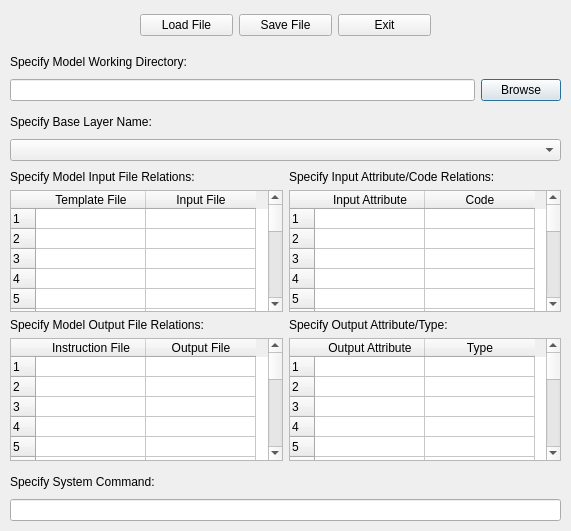
<?xml version="1.0" encoding="UTF-8"?>
<ui version="4.0">
 <class>ControlFileDlg</class>
 <widget class="QDialog" name="ControlFileDlg">
  <property name="geometry">
   <rect>
    <x>0</x>
    <y>0</y>
    <width>571</width>
    <height>531</height>
   </rect>
  </property>
  <property name="sizePolicy">
   <sizepolicy hsizetype="Fixed" vsizetype="Fixed">
    <horstretch>0</horstretch>
    <verstretch>0</verstretch>
   </sizepolicy>
  </property>
  <property name="minimumSize">
   <size>
    <width>571</width>
    <height>531</height>
   </size>
  </property>
  <property name="maximumSize">
   <size>
    <width>571</width>
    <height>531</height>
   </size>
  </property>
  <property name="windowTitle">
   <string>Control File Creator</string>
  </property>
  <widget class="QWidget" name="verticalLayoutWidget_2">
   <property name="geometry">
    <rect>
     <x>10</x>
     <y>170</y>
     <width>551</width>
     <height>291</height>
    </rect>
   </property>
   <layout class="QVBoxLayout" name="verticalLayout_2">
    <property name="sizeConstraint">
     <enum>QLayout::SetNoConstraint</enum>
    </property>
    <item>
     <layout class="QGridLayout" name="gridLayout">
      <item row="1" column="0">
       <widget class="QTableWidget" name="tblTemplateInput">
        <property name="minimumSize">
         <size>
          <width>0</width>
          <height>0</height>
         </size>
        </property>
        <property name="editTriggers">
         <set>QAbstractItemView::AnyKeyPressed|QAbstractItemView::DoubleClicked|QAbstractItemView::EditKeyPressed</set>
        </property>
        <property name="selectionMode">
         <enum>QAbstractItemView::SingleSelection</enum>
        </property>
        <property name="selectionBehavior">
         <enum>QAbstractItemView::SelectItems</enum>
        </property>
        <property name="wordWrap">
         <bool>false</bool>
        </property>
        <property name="rowCount">
         <number>100</number>
        </property>
        <property name="columnCount">
         <number>2</number>
        </property>
        <attribute name="horizontalHeaderVisible">
         <bool>true</bool>
        </attribute>
        <attribute name="horizontalHeaderCascadingSectionResizes">
         <bool>false</bool>
        </attribute>
        <attribute name="horizontalHeaderDefaultSectionSize">
         <number>110</number>
        </attribute>
        <attribute name="horizontalHeaderHighlightSections">
         <bool>true</bool>
        </attribute>
        <attribute name="horizontalHeaderStretchLastSection">
         <bool>false</bool>
        </attribute>
        <attribute name="verticalHeaderDefaultSectionSize">
         <number>20</number>
        </attribute>
        <attribute name="verticalHeaderMinimumSectionSize">
         <number>20</number>
        </attribute>
        <attribute name="verticalHeaderShowSortIndicator" stdset="0">
         <bool>false</bool>
        </attribute>
        <attribute name="verticalHeaderStretchLastSection">
         <bool>false</bool>
        </attribute>
        <row/>
        <row/>
        <row/>
        <row/>
        <row/>
        <row/>
        <row/>
        <row/>
        <row/>
        <row/>
        <row/>
        <row/>
        <row/>
        <row/>
        <row/>
        <row/>
        <row/>
        <row/>
        <row/>
        <row/>
        <row/>
        <row/>
        <row/>
        <row/>
        <row/>
        <row/>
        <row/>
        <row/>
        <row/>
        <row/>
        <row/>
        <row/>
        <row/>
        <row/>
        <row/>
        <row/>
        <row/>
        <row/>
        <row/>
        <row/>
        <row/>
        <row/>
        <row/>
        <row/>
        <row/>
        <row/>
        <row/>
        <row/>
        <row/>
        <row/>
        <row/>
        <row/>
        <row/>
        <row/>
        <row/>
        <row/>
        <row/>
        <row/>
        <row/>
        <row/>
        <row/>
        <row/>
        <row/>
        <row/>
        <row/>
        <row/>
        <row/>
        <row/>
        <row/>
        <row/>
        <row/>
        <row/>
        <row/>
        <row/>
        <row/>
        <row/>
        <row/>
        <row/>
        <row/>
        <row/>
        <row/>
        <row/>
        <row/>
        <row/>
        <row/>
        <row/>
        <row/>
        <row/>
        <row/>
        <row/>
        <row/>
        <row/>
        <row/>
        <row/>
        <row/>
        <row/>
        <row/>
        <row/>
        <row/>
        <row/>
        <column>
         <property name="text">
          <string>Template File</string>
         </property>
        </column>
        <column>
         <property name="text">
          <string>Input File</string>
         </property>
        </column>
       </widget>
      </item>
      <item row="3" column="0">
       <widget class="QTableWidget" name="tblInstructionOutput">
        <property name="minimumSize">
         <size>
          <width>0</width>
          <height>0</height>
         </size>
        </property>
        <property name="editTriggers">
         <set>QAbstractItemView::AnyKeyPressed|QAbstractItemView::DoubleClicked|QAbstractItemView::EditKeyPressed</set>
        </property>
        <property name="selectionMode">
         <enum>QAbstractItemView::SingleSelection</enum>
        </property>
        <property name="selectionBehavior">
         <enum>QAbstractItemView::SelectItems</enum>
        </property>
        <property name="wordWrap">
         <bool>false</bool>
        </property>
        <property name="rowCount">
         <number>100</number>
        </property>
        <property name="columnCount">
         <number>2</number>
        </property>
        <attribute name="horizontalHeaderVisible">
         <bool>true</bool>
        </attribute>
        <attribute name="horizontalHeaderCascadingSectionResizes">
         <bool>false</bool>
        </attribute>
        <attribute name="horizontalHeaderDefaultSectionSize">
         <number>110</number>
        </attribute>
        <attribute name="horizontalHeaderHighlightSections">
         <bool>true</bool>
        </attribute>
        <attribute name="horizontalHeaderStretchLastSection">
         <bool>false</bool>
        </attribute>
        <attribute name="verticalHeaderDefaultSectionSize">
         <number>20</number>
        </attribute>
        <attribute name="verticalHeaderMinimumSectionSize">
         <number>20</number>
        </attribute>
        <attribute name="verticalHeaderShowSortIndicator" stdset="0">
         <bool>false</bool>
        </attribute>
        <attribute name="verticalHeaderStretchLastSection">
         <bool>false</bool>
        </attribute>
        <row/>
        <row/>
        <row/>
        <row/>
        <row/>
        <row/>
        <row/>
        <row/>
        <row/>
        <row/>
        <row/>
        <row/>
        <row/>
        <row/>
        <row/>
        <row/>
        <row/>
        <row/>
        <row/>
        <row/>
        <row/>
        <row/>
        <row/>
        <row/>
        <row/>
        <row/>
        <row/>
        <row/>
        <row/>
        <row/>
        <row/>
        <row/>
        <row/>
        <row/>
        <row/>
        <row/>
        <row/>
        <row/>
        <row/>
        <row/>
        <row/>
        <row/>
        <row/>
        <row/>
        <row/>
        <row/>
        <row/>
        <row/>
        <row/>
        <row/>
        <row/>
        <row/>
        <row/>
        <row/>
        <row/>
        <row/>
        <row/>
        <row/>
        <row/>
        <row/>
        <row/>
        <row/>
        <row/>
        <row/>
        <row/>
        <row/>
        <row/>
        <row/>
        <row/>
        <row/>
        <row/>
        <row/>
        <row/>
        <row/>
        <row/>
        <row/>
        <row/>
        <row/>
        <row/>
        <row/>
        <row/>
        <row/>
        <row/>
        <row/>
        <row/>
        <row/>
        <row/>
        <row/>
        <row/>
        <row/>
        <row/>
        <row/>
        <row/>
        <row/>
        <row/>
        <row/>
        <row/>
        <row/>
        <row/>
        <row/>
        <column>
         <property name="text">
          <string>Instruction File</string>
         </property>
        </column>
        <column>
         <property name="text">
          <string>Output File</string>
         </property>
        </column>
       </widget>
      </item>
      <item row="3" column="1">
       <widget class="QTableWidget" name="tblAttributeType">
        <property name="minimumSize">
         <size>
          <width>0</width>
          <height>0</height>
         </size>
        </property>
        <property name="editTriggers">
         <set>QAbstractItemView::AnyKeyPressed|QAbstractItemView::DoubleClicked|QAbstractItemView::EditKeyPressed</set>
        </property>
        <property name="selectionMode">
         <enum>QAbstractItemView::SingleSelection</enum>
        </property>
        <property name="selectionBehavior">
         <enum>QAbstractItemView::SelectItems</enum>
        </property>
        <property name="wordWrap">
         <bool>false</bool>
        </property>
        <property name="rowCount">
         <number>100</number>
        </property>
        <property name="columnCount">
         <number>2</number>
        </property>
        <attribute name="horizontalHeaderVisible">
         <bool>true</bool>
        </attribute>
        <attribute name="horizontalHeaderCascadingSectionResizes">
         <bool>false</bool>
        </attribute>
        <attribute name="horizontalHeaderDefaultSectionSize">
         <number>110</number>
        </attribute>
        <attribute name="horizontalHeaderHighlightSections">
         <bool>true</bool>
        </attribute>
        <attribute name="horizontalHeaderStretchLastSection">
         <bool>false</bool>
        </attribute>
        <attribute name="verticalHeaderDefaultSectionSize">
         <number>20</number>
        </attribute>
        <attribute name="verticalHeaderMinimumSectionSize">
         <number>20</number>
        </attribute>
        <attribute name="verticalHeaderShowSortIndicator" stdset="0">
         <bool>false</bool>
        </attribute>
        <attribute name="verticalHeaderStretchLastSection">
         <bool>false</bool>
        </attribute>
        <row/>
        <row/>
        <row/>
        <row/>
        <row/>
        <row/>
        <row/>
        <row/>
        <row/>
        <row/>
        <row/>
        <row/>
        <row/>
        <row/>
        <row/>
        <row/>
        <row/>
        <row/>
        <row/>
        <row/>
        <row/>
        <row/>
        <row/>
        <row/>
        <row/>
        <row/>
        <row/>
        <row/>
        <row/>
        <row/>
        <row/>
        <row/>
        <row/>
        <row/>
        <row/>
        <row/>
        <row/>
        <row/>
        <row/>
        <row/>
        <row/>
        <row/>
        <row/>
        <row/>
        <row/>
        <row/>
        <row/>
        <row/>
        <row/>
        <row/>
        <row/>
        <row/>
        <row/>
        <row/>
        <row/>
        <row/>
        <row/>
        <row/>
        <row/>
        <row/>
        <row/>
        <row/>
        <row/>
        <row/>
        <row/>
        <row/>
        <row/>
        <row/>
        <row/>
        <row/>
        <row/>
        <row/>
        <row/>
        <row/>
        <row/>
        <row/>
        <row/>
        <row/>
        <row/>
        <row/>
        <row/>
        <row/>
        <row/>
        <row/>
        <row/>
        <row/>
        <row/>
        <row/>
        <row/>
        <row/>
        <row/>
        <row/>
        <row/>
        <row/>
        <row/>
        <row/>
        <row/>
        <row/>
        <row/>
        <row/>
        <column>
         <property name="text">
          <string>Output Attribute</string>
         </property>
        </column>
        <column>
         <property name="text">
          <string>Type</string>
         </property>
        </column>
       </widget>
      </item>
      <item row="1" column="1">
       <widget class="QTableWidget" name="tblAttributeCode">
        <property name="minimumSize">
         <size>
          <width>0</width>
          <height>0</height>
         </size>
        </property>
        <property name="editTriggers">
         <set>QAbstractItemView::AnyKeyPressed|QAbstractItemView::DoubleClicked|QAbstractItemView::EditKeyPressed</set>
        </property>
        <property name="selectionMode">
         <enum>QAbstractItemView::SingleSelection</enum>
        </property>
        <property name="selectionBehavior">
         <enum>QAbstractItemView::SelectItems</enum>
        </property>
        <property name="wordWrap">
         <bool>false</bool>
        </property>
        <property name="rowCount">
         <number>500</number>
        </property>
        <property name="columnCount">
         <number>2</number>
        </property>
        <attribute name="horizontalHeaderVisible">
         <bool>true</bool>
        </attribute>
        <attribute name="horizontalHeaderCascadingSectionResizes">
         <bool>false</bool>
        </attribute>
        <attribute name="horizontalHeaderDefaultSectionSize">
         <number>110</number>
        </attribute>
        <attribute name="horizontalHeaderHighlightSections">
         <bool>true</bool>
        </attribute>
        <attribute name="horizontalHeaderStretchLastSection">
         <bool>false</bool>
        </attribute>
        <attribute name="verticalHeaderDefaultSectionSize">
         <number>20</number>
        </attribute>
        <attribute name="verticalHeaderMinimumSectionSize">
         <number>20</number>
        </attribute>
        <attribute name="verticalHeaderShowSortIndicator" stdset="0">
         <bool>false</bool>
        </attribute>
        <attribute name="verticalHeaderStretchLastSection">
         <bool>false</bool>
        </attribute>
        <row/>
        <row/>
        <row/>
        <row/>
        <row/>
        <row/>
        <row/>
        <row/>
        <row/>
        <row/>
        <row/>
        <row/>
        <row/>
        <row/>
        <row/>
        <row/>
        <row/>
        <row/>
        <row/>
        <row/>
        <row/>
        <row/>
        <row/>
        <row/>
        <row/>
        <row/>
        <row/>
        <row/>
        <row/>
        <row/>
        <row/>
        <row/>
        <row/>
        <row/>
        <row/>
        <row/>
        <row/>
        <row/>
        <row/>
        <row/>
        <row/>
        <row/>
        <row/>
        <row/>
        <row/>
        <row/>
        <row/>
        <row/>
        <row/>
        <row/>
        <row/>
        <row/>
        <row/>
        <row/>
        <row/>
        <row/>
        <row/>
        <row/>
        <row/>
        <row/>
        <row/>
        <row/>
        <row/>
        <row/>
        <row/>
        <row/>
        <row/>
        <row/>
        <row/>
        <row/>
        <row/>
        <row/>
        <row/>
        <row/>
        <row/>
        <row/>
        <row/>
        <row/>
        <row/>
        <row/>
        <row/>
        <row/>
        <row/>
        <row/>
        <row/>
        <row/>
        <row/>
        <row/>
        <row/>
        <row/>
        <row/>
        <row/>
        <row/>
        <row/>
        <row/>
        <row/>
        <row/>
        <row/>
        <row/>
        <row/>
        <row/>
        <row/>
        <row/>
        <row/>
        <row/>
        <row/>
        <row/>
        <row/>
        <row/>
        <row/>
        <row/>
        <row/>
        <row/>
        <row/>
        <row/>
        <row/>
        <row/>
        <row/>
        <row/>
        <row/>
        <row/>
        <row/>
        <row/>
        <row/>
        <row/>
        <row/>
        <row/>
        <row/>
        <row/>
        <row/>
        <row/>
        <row/>
        <row/>
        <row/>
        <row/>
        <row/>
        <row/>
        <row/>
        <row/>
        <row/>
        <row/>
        <row/>
        <row/>
        <row/>
        <row/>
        <row/>
        <row/>
        <row/>
        <row/>
        <row/>
        <row/>
        <row/>
        <row/>
        <row/>
        <row/>
        <row/>
        <row/>
        <row/>
        <row/>
        <row/>
        <row/>
        <row/>
        <row/>
        <row/>
        <row/>
        <row/>
        <row/>
        <row/>
        <row/>
        <row/>
        <row/>
        <row/>
        <row/>
        <row/>
        <row/>
        <row/>
        <row/>
        <row/>
        <row/>
        <row/>
        <row/>
        <row/>
        <row/>
        <row/>
        <row/>
        <row/>
        <row/>
        <row/>
        <row/>
        <row/>
        <row/>
        <row/>
        <row/>
        <row/>
        <row/>
        <row/>
        <row/>
        <row/>
        <row/>
        <row/>
        <row/>
        <row/>
        <row/>
        <row/>
        <row/>
        <row/>
        <row/>
        <row/>
        <row/>
        <row/>
        <row/>
        <row/>
        <row/>
        <row/>
        <row/>
        <row/>
        <row/>
        <row/>
        <row/>
        <row/>
        <row/>
        <row/>
        <row/>
        <row/>
        <row/>
        <row/>
        <row/>
        <row/>
        <row/>
        <row/>
        <row/>
        <row/>
        <row/>
        <row/>
        <row/>
        <row/>
        <row/>
        <row/>
        <row/>
        <row/>
        <row/>
        <row/>
        <row/>
        <row/>
        <row/>
        <row/>
        <row/>
        <row/>
        <row/>
        <row/>
        <row/>
        <row/>
        <row/>
        <row/>
        <row/>
        <row/>
        <row/>
        <row/>
        <row/>
        <row/>
        <row/>
        <row/>
        <row/>
        <row/>
        <row/>
        <row/>
        <row/>
        <row/>
        <row/>
        <row/>
        <row/>
        <row/>
        <row/>
        <row/>
        <row/>
        <row/>
        <row/>
        <row/>
        <row/>
        <row/>
        <row/>
        <row/>
        <row/>
        <row/>
        <row/>
        <row/>
        <row/>
        <row/>
        <row/>
        <row/>
        <row/>
        <row/>
        <row/>
        <row/>
        <row/>
        <row/>
        <row/>
        <row/>
        <row/>
        <row/>
        <row/>
        <row/>
        <row/>
        <row/>
        <row/>
        <row/>
        <row/>
        <row/>
        <row/>
        <row/>
        <row/>
        <row/>
        <row/>
        <row/>
        <row/>
        <row/>
        <row/>
        <row/>
        <row/>
        <row/>
        <row/>
        <row/>
        <row/>
        <row/>
        <row/>
        <row/>
        <row/>
        <row/>
        <row/>
        <row/>
        <row/>
        <row/>
        <row/>
        <row/>
        <row/>
        <row/>
        <row/>
        <row/>
        <row/>
        <row/>
        <row/>
        <row/>
        <row/>
        <row/>
        <row/>
        <row/>
        <row/>
        <row/>
        <row/>
        <row/>
        <row/>
        <row/>
        <row/>
        <row/>
        <row/>
        <row/>
        <row/>
        <row/>
        <row/>
        <row/>
        <row/>
        <row/>
        <row/>
        <row/>
        <row/>
        <row/>
        <row/>
        <row/>
        <row/>
        <row/>
        <row/>
        <row/>
        <row/>
        <row/>
        <row/>
        <row/>
        <row/>
        <row/>
        <row/>
        <row/>
        <row/>
        <row/>
        <row/>
        <row/>
        <row/>
        <row/>
        <row/>
        <row/>
        <row/>
        <row/>
        <row/>
        <row/>
        <row/>
        <row/>
        <row/>
        <row/>
        <row/>
        <row/>
        <row/>
        <row/>
        <row/>
        <row/>
        <row/>
        <row/>
        <row/>
        <row/>
        <row/>
        <row/>
        <row/>
        <row/>
        <row/>
        <row/>
        <row/>
        <row/>
        <row/>
        <row/>
        <row/>
        <row/>
        <row/>
        <row/>
        <row/>
        <row/>
        <row/>
        <row/>
        <row/>
        <row/>
        <row/>
        <row/>
        <row/>
        <row/>
        <row/>
        <row/>
        <row/>
        <row/>
        <row/>
        <row/>
        <row/>
        <row/>
        <row/>
        <row/>
        <row/>
        <row/>
        <row/>
        <row/>
        <row/>
        <row/>
        <row/>
        <row/>
        <row/>
        <row/>
        <row/>
        <row/>
        <row/>
        <row/>
        <row/>
        <row/>
        <row/>
        <row/>
        <row/>
        <row/>
        <row/>
        <row/>
        <row/>
        <row/>
        <row/>
        <row/>
        <row/>
        <row/>
        <row/>
        <row/>
        <row/>
        <row/>
        <row/>
        <row/>
        <row/>
        <row/>
        <row/>
        <row/>
        <row/>
        <row/>
        <row/>
        <row/>
        <row/>
        <row/>
        <row/>
        <row/>
        <row/>
        <row/>
        <row/>
        <row/>
        <row/>
        <row/>
        <row/>
        <row/>
        <row/>
        <row/>
        <row/>
        <row/>
        <row/>
        <row/>
        <column>
         <property name="text">
          <string>Input Attribute</string>
         </property>
        </column>
        <column>
         <property name="text">
          <string>Code</string>
         </property>
        </column>
       </widget>
      </item>
      <item row="0" column="1">
       <widget class="QLabel" name="Label2_3">
        <property name="sizePolicy">
         <sizepolicy hsizetype="MinimumExpanding" vsizetype="MinimumExpanding">
          <horstretch>0</horstretch>
          <verstretch>0</verstretch>
         </sizepolicy>
        </property>
        <property name="minimumSize">
         <size>
          <width>220</width>
          <height>0</height>
         </size>
        </property>
        <property name="text">
         <string>Specify Input Attribute/Code Relations:</string>
        </property>
       </widget>
      </item>
      <item row="0" column="0">
       <widget class="QLabel" name="Label2_2">
        <property name="minimumSize">
         <size>
          <width>220</width>
          <height>0</height>
         </size>
        </property>
        <property name="text">
         <string>Specify Model Input File Relations:</string>
        </property>
       </widget>
      </item>
      <item row="2" column="0">
       <widget class="QLabel" name="Label2_4">
        <property name="minimumSize">
         <size>
          <width>220</width>
          <height>0</height>
         </size>
        </property>
        <property name="text">
         <string>Specify Model Output File Relations:</string>
        </property>
       </widget>
      </item>
      <item row="2" column="1">
       <widget class="QLabel" name="Label2_5">
        <property name="minimumSize">
         <size>
          <width>220</width>
          <height>0</height>
         </size>
        </property>
        <property name="text">
         <string>Specify Output Attribute/Type:</string>
        </property>
       </widget>
      </item>
     </layout>
    </item>
   </layout>
  </widget>
  <widget class="QWidget" name="verticalLayoutWidget_3">
   <property name="geometry">
    <rect>
     <x>10</x>
     <y>110</y>
     <width>551</width>
     <height>51</height>
    </rect>
   </property>
   <layout class="QVBoxLayout" name="verticalLayout_3">
    <item>
     <widget class="QLabel" name="Label2">
      <property name="minimumSize">
       <size>
        <width>379</width>
        <height>0</height>
       </size>
      </property>
      <property name="text">
       <string>Specify Base Layer Name:</string>
      </property>
     </widget>
    </item>
    <item>
     <widget class="QComboBox" name="cmbBaseLayer"/>
    </item>
   </layout>
  </widget>
  <widget class="QWidget" name="verticalLayoutWidget_4">
   <property name="geometry">
    <rect>
     <x>10</x>
     <y>50</y>
     <width>551</width>
     <height>51</height>
    </rect>
   </property>
   <layout class="QVBoxLayout" name="verticalLayout_4">
    <item>
     <widget class="QLabel" name="Label3">
      <property name="text">
       <string>Specify Model Working Directory:</string>
      </property>
     </widget>
    </item>
    <item>
     <layout class="QHBoxLayout" name="horizontalLayout_2">
      <item>
       <widget class="QLineEdit" name="tbxModelDirectory">
        <property name="toolTip">
         <string>Give the filepath and filename of the output shapefile</string>
        </property>
       </widget>
      </item>
      <item>
       <widget class="QPushButton" name="btnBrowse">
        <property name="toolTip">
         <string>Gives dialog box for selecting output filepath and filename.</string>
        </property>
        <property name="text">
         <string>Browse</string>
        </property>
       </widget>
      </item>
     </layout>
    </item>
   </layout>
  </widget>
  <widget class="QWidget" name="verticalLayoutWidget_5">
   <property name="geometry">
    <rect>
     <x>10</x>
     <y>470</y>
     <width>551</width>
     <height>51</height>
    </rect>
   </property>
   <layout class="QVBoxLayout" name="verticalLayout_5">
    <item>
     <widget class="QLabel" name="Label3_2">
      <property name="text">
       <string>Specify System Command:</string>
      </property>
     </widget>
    </item>
    <item>
     <layout class="QHBoxLayout" name="horizontalLayout_3">
      <item>
       <widget class="QLineEdit" name="tbxCommandLine">
        <property name="toolTip">
         <string>Give the filepath and filename of the output shapefile</string>
        </property>
       </widget>
      </item>
     </layout>
    </item>
   </layout>
  </widget>
  <widget class="QWidget" name="horizontalLayoutWidget">
   <property name="geometry">
    <rect>
     <x>140</x>
     <y>10</y>
     <width>291</width>
     <height>31</height>
    </rect>
   </property>
   <layout class="QHBoxLayout" name="horizontalLayout_4">
    <item>
     <widget class="QPushButton" name="btnLoad">
      <property name="text">
       <string>Load File</string>
      </property>
     </widget>
    </item>
    <item>
     <widget class="QPushButton" name="btnSave">
      <property name="text">
       <string>Save File</string>
      </property>
     </widget>
    </item>
    <item>
     <widget class="QPushButton" name="btnExit">
      <property name="text">
       <string>Exit</string>
      </property>
     </widget>
    </item>
   </layout>
  </widget>
 </widget>
 <resources/>
 <connections/>
</ui>
